Frame 1 (no input): blank canvas, image omitted
Frame 60 (no input): blank canvas, image omitted
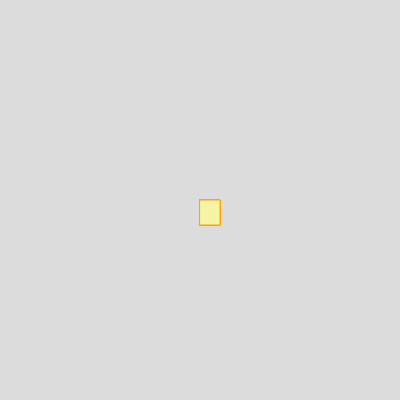
Frame 120 (the mouse pressed at the canvas centre since frame 60)

The p5.js sketch whose frames 1 and 60 were blank and that drew this single picture after the mouse press (run headless with seeded random() and noise() and a simulated clock; from frame 60 on, the mouse is pressed at the canvas centre):

// p5.js sketch
// ── sketch.js
function setup() {
    createCanvas(400, 400);
    background(220);
  }
  
  function draw() {
     stroke("orange"); 
     fill(" rgb(245,245,165)"); 
    
     if(mouseIsPressed) {
     rect(mouseX, mouseY, 20, 25);
     }
  }
